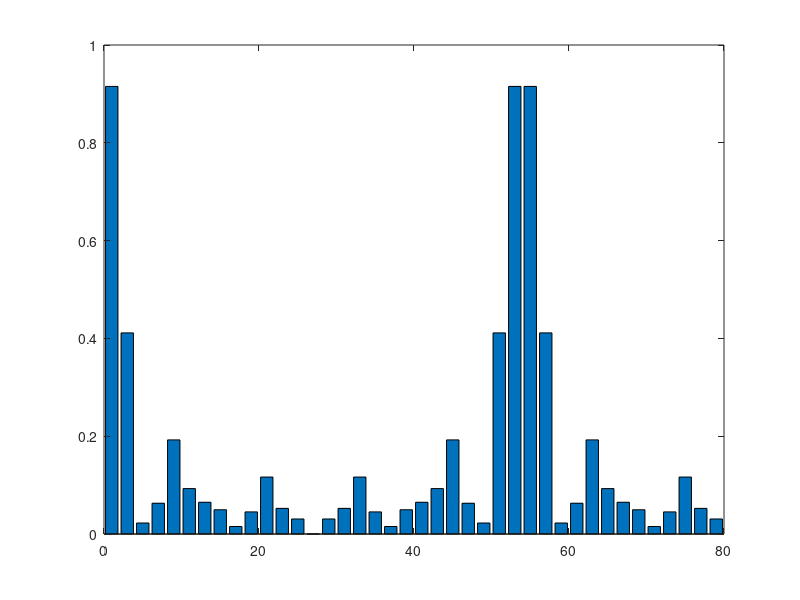

The MATLAB script that drew this image:
%% Intro
% Calculating distribution factor, pitch factor and winding factor for a
% 22-pole, 27-slot, 3-phase machine
% Author: Baris Kuseyri<baris.kuseyri@metu.edu.tr>
% version 1.0 | 23/03/2020

%% Machine Parameters

clc
clear all

m=3;    %phase number
Q=27;   %number of slots
p=22; %number of poles
pp=p/2;  %number of pole-pairs


%% Machine Variables

% q=Q/(2*pp*m);    %number of slots per pole per phase
q=9;

spm=(2*pi)/Q;     %slot pitch (mechanical)
spe=(2*pi)*pp/Q;  %slot pitch (electrical)

ppm=(2*pi)/p;     %pole pitch (mechanical)
ppe=(2*pi)*pp/p;  %pole pitch (electrical)

lambdam=(2*pi)/(Q*2*pp);  %angle between adjacent coils (mechanical)
lambdae=(2*pi)/(Q*2);  %angle between adjacent coils (electrical)

h=1:2:79;

%% Factors (Generalized)

for i=1:40
    kd(i)=(sin((2*i-1)*q*(lambdae/2)))/(q*sin(((2*i-1)*(lambdae/2))));
%   kp(i)=sin((i*lambdae)/2);
    kp(i)=sin((2*i-1)*spe/2);
    kp2(i)=cos((2*i-1)*(pi-spe)/2);
    kw(i)=kd(i)*kp(i);
end



bar(h,abs(kw))

